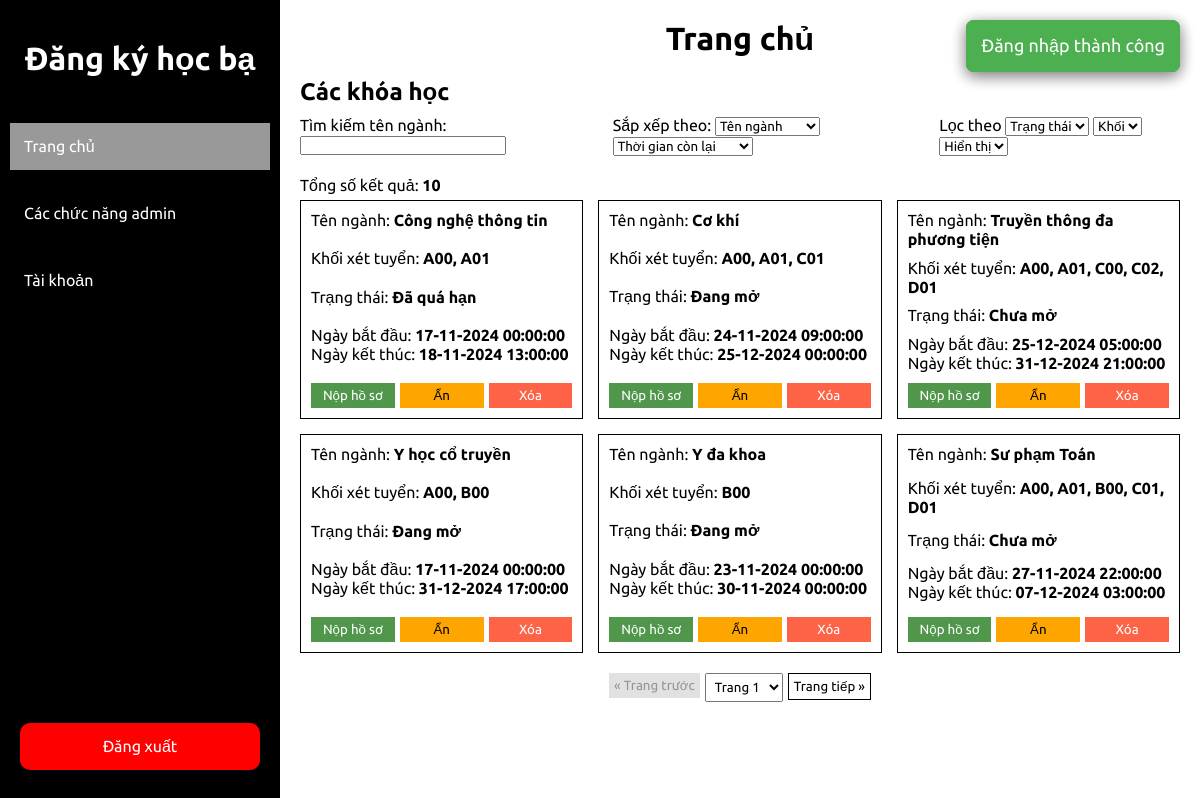
The page /index.php (signed in) on the database as committed earlier.
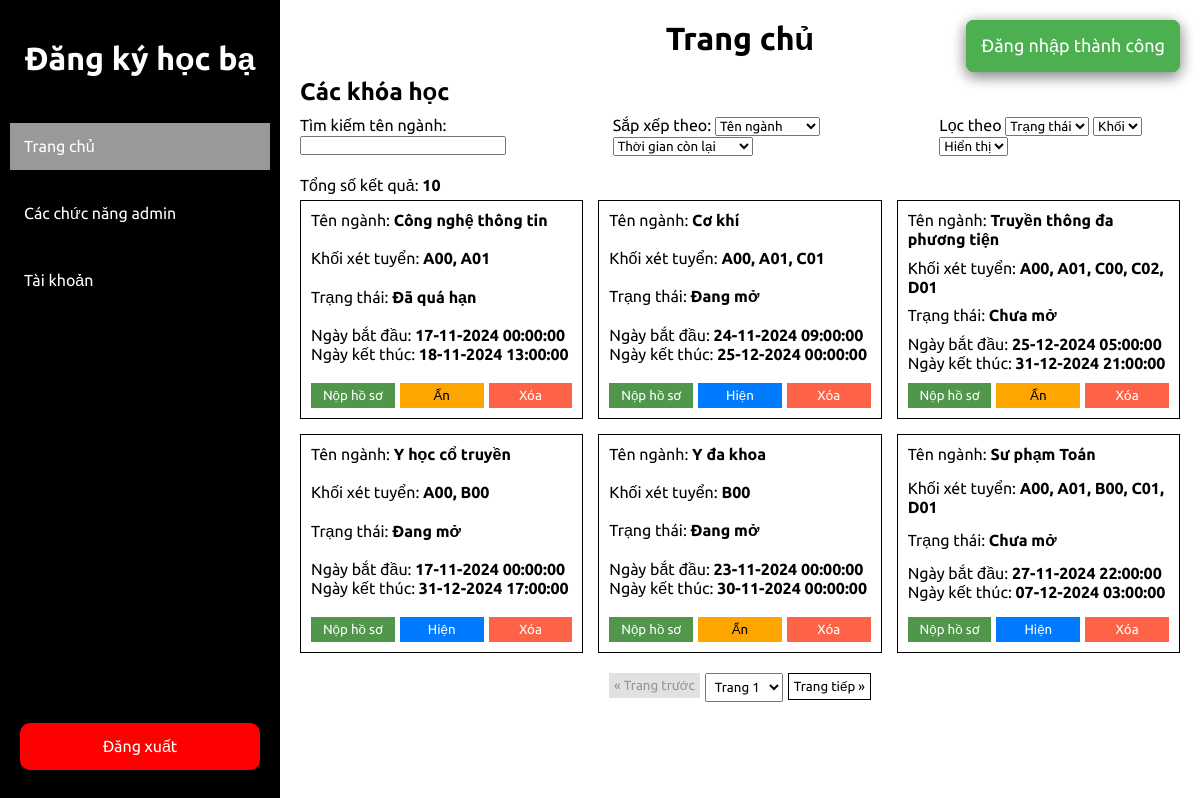
The same page on the database as committed later.
### tables this page shows
CREATE TABLE `majors` (
  `major_id` int(11) NOT NULL,
  `name` varchar(255) NOT NULL,
  `is_shown` tinyint(1) NOT NULL DEFAULT 0,
  `start_date` datetime NOT NULL DEFAULT current_timestamp(),
  `end_date` datetime NOT NULL DEFAULT current_timestamp()
);

### pages/home.php (the view, shortened to what this page needs)
<link rel="stylesheet" href="assets/css/home.css">
<?php
    include_once("config/database.php");
    include_once("includes/pagination.php");
    function initializeQueryOptions(){
        return [
            'search_value' => $_GET['search_value'] ?? '',
            'sort_by_name' => $_GET['sort_by_name'] ?? '',
            'sort_by_time_left' => $_GET['sort_by_time_left'] ?? '',
            'filter_by_status' => $_GET['filter_by_status'] ?? '',
            'filter_by_blocks' => $_GET['filter_by_blocks'] ?? '',
            'filter_by_visibility' => $_GET['filter_by_visibility'] ?? '',
            'filter_by_applied' => $_GET['filter_by_applied'] ?? '',
        ];
    }
    function buildMajorQuery($search_value, $sort_by_name, $sort_by_time_left, $filter_by_status, $filter_by_blocks, $filter_by_visibility, $filter_by_applied){
        $majorQuery = " SELECT m.*, GROUP_CONCAT(DISTINCT b.code ORDER BY b.code ASC SEPARATOR ', ') AS block_names,
                        CASE
                            WHEN m.end_date < NOW() THEN 0
                            ELSE TIMESTAMPDIFF(SECOND, NOW(), m.end_date)
                        END AS time_left,
                        CASE
                            WHEN a.application_id IS NOT NULL THEN 1
                            ELSE 0
                        END AS has_application
                        FROM majors m
                        JOIN major_blocks mb ON m.major_id = mb.major_id
                        JOIN blocks b ON mb.block_id = b.block_id
                        LEFT JOIN applications a ON a.major_id = m.major_id AND a.student_id = {$_SESSION['user_id']}
                        LEFT JOIN major_teachers mt ON mt.major_id = m.major_id
                        WHERE 1=1";
        $majorQuery .= " GROUP BY m.major_id";
        return $majorQuery;
    }
    function fetchMajor($conn, $majorQuery, $itemPerPage, $offset){
        $majorQuery .= " LIMIT $itemPerPage OFFSET $offset";
        $majorResult = mysqli_query($conn, $majorQuery);
        return $majorResult;
    }
    function totalResult($conn, $query){
        $totalResult = mysqli_num_rows(mysqli_query($conn, $query));
        return $totalResult;
    }
    function renderMajorCard($rows) {
        $startDate = new DateTime($rows["start_date"]);
        $endDate = new DateTime($rows["end_date"]);
        $currentDate = new DateTime();
        echo '<div class="card">';
            echo '<div class="major-name">Tên ngành: <span class="info">' . $rows["name"] . '</span></div>';
            echo '<div class="major-blocks">Khối xét tuyển: <span class="info">' . $rows['block_names'] . '</span></div>';
            if ($currentDate < $startDate) {
                $currentState = "Chưa mở";
            } elseif ($currentDate >= $startDate && $currentDate <= $endDate) {
                $currentState = "Đang mở";
            } else {
                $currentState = "Đã quá hạn";
            }
            echo "<div class='major-status'>Trạng thái: <span class='info'>$currentState</span></div>";
            echo '<div class="major-dates">';
                echo '<div class="major-start-date">Ngày bắt đầu: <span class="info">' . $startDate->format("d-m-Y H:i:s") . '</span></div>';
                echo '<div class="major-end-date">Ngày kết thúc: <span class="info">' . $endDate->format("d-m-Y H:i:s") . '</span></div>';
            echo '</div>';
            echo '<div class="bottom-cards-container">';
                $submitProfileAbility = $_SESSION['role'] == 'student' && ($rows["has_application"] == 1 || $currentState != "Đang mở");
                $location = "index.php?page=submit_profile" . '&major_id=' . $rows["major_id"] . '&search_value=' . urlencode($rows["name"]);
                $submitButtonText = (($_SESSION['role'] == 'student' && $rows["has_application"] == 0) || $_SESSION['role'] != 'student') ? "Nộp hồ sơ" : "Đã nộp";
                $submitButtonClass = $submitProfileAbility ? "disabled-button" : "";
                echo "<button type='button'  class='bottom-card-button positive-button $submitButtonClass' onclick=\"window.location.href='$location'\" " . ($submitProfileAbility ? "disabled" : "") . ">$submitButtonText</button>";
                if ($_SESSION["role"] == "admin") {
                    $majorVisibility = $rows["is_shown"] == 0 ? "Hiện" : "Ẩn";
                    $visibilityState = $rows["is_shown"] == 0 ? "is-show-true" : "is-show-false";
                    echo "<button class='bottom-card-button toggle-visibility-button $visibilityState' data-major-id='{$rows["major_id"]}'> $majorVisibility </button>";
                    echo "<button class='bottom-card-button delete-bottom-card-button negative-button' data-major-id='{$rows["major_id"]}'>Xóa</button>";
                } elseif($_SESSION["role"] == "student" && $rows["has_application"] == 1) {
                    echo "<button type='button' class='bottom-card-button neutral-button' onclick=\"window.location.href='$location'\">Xem hồ sơ</button>";
                }
            echo '</div>';
        echo '</div>';
    }
    if ($_SERVER["REQUEST_METHOD"] === "GET"){
        $queryOption = initializeQueryOptions();
        $search_value = $queryOption["search_value"];
        $sort_by_name = $queryOption["sort_by_name"];
        $sort_by_time_left = $queryOption["sort_by_time_left"];
        $filter_by_status = $queryOption["filter_by_status"];
        $filter_by_blocks = $queryOption["filter_by_blocks"];
        $filter_by_visibility = $queryOption["filter_by_visibility"];
        $filter_by_applied = $queryOption["filter_by_applied"];
    }
    $currentPage = isset($_GET['page_index']) && $_GET['page_index'] > 0 ? (int)$_GET['page_index'] : 1;;
    $itemPerPage = 6;
    $offset = ($currentPage - 1) * $itemPerPage;
    $majorQuery = buildMajorQuery($search_value, $sort_by_name, $sort_by_time_left, $filter_by_status, $filter_by_blocks, $filter_by_visibility, $filter_by_applied);
    $majorResult = fetchMajor($conn, $majorQuery, $itemPerPage, $offset);
    $totalResult = totalResult($conn, $majorQuery);
    $totalPages = ceil($totalResult / $itemPerPage);
?>
<main>
    <h1 class="page-title">Trang chủ</h1>
    <form method="GET" class="query-option-form" onchange="this.submit()">
        <h2 class="query-option-title">Các khóa học</h2>
        <div class="query-option-input">
            <div class="search-by">
                <label for="search_value">Tìm kiếm tên ngành: </label>
                <input type="text" name="search_value" value="<?php echo isset($_GET['search_value']) ? $_GET['search_value'] : ''; ?>">
            </div>
            <div class="filter-sort-option">
                <div class="sort-by">
                    <label for="">Sắp xếp theo: </label>
                    <select name="sort_by_name" id="sort-by-name" class="sort-by">
                        <option value="">Tên ngành</option>
                    </select>
                    <select name="sort_by_time_left" id="sort-by-time-left" class="sort-by">
                        <option value="">Thời gian còn lại</option>
                    </select>
                </div>
                <div class="filter-by">
                    <label for="filter_by">Lọc theo</label>
                    <select name="filter_by_status" id="filter-by-status" class="filter-by">
                        <option value="">Trạng thái</option>
                    </select>
                    <select name="filter_by_blocks" id="filter-by-blocks" class="filter-by">
                        <option value="">Khối</option>
                    </select>
                    <?php if ($_SESSION['role'] === 'admin'): ?>
                        <select name="filter_by_visibility" id="filter-by-visibility" class="filter-by">
                            <option value="">Hiển thị</option>
                        </select>
                    <?php endif; ?>
                </div>
            </div>
        </div>
    </form>
    <div class="content">
        <?php if($totalResult > 0): ?>
            <div class='total-result'>Tổng số kết quả: <span class='info'><?php echo $totalResult ?></span></div>
            <div class="cards-container">
                <?php
                    while ($rows = mysqli_fetch_assoc($majorResult)) {
                        renderMajorCard($rows);
                    }
                ?>
            </div>
            <div class='pagination'>
                <?php createPagination($currentPage, $totalPages) ?>
            </div>
        <?php else: ?>
            <h1 class='no-result'>Không tìm thấy kết quả nào</h1>
        <?php endif; ?>
    </div>
    <div class="notifications">
        <?php display_notifications(); ?>
    </div>
</main>

### index.php (shortened to what this page needs)
<?php
    include_once("includes/display_notifications.php");
    if(isset($_GET["page"])){
        $page = $_GET["page"];
    } else {
        $page = "home";
    }
    switch($page){
        case "home":
            $content = "pages/home.php";
            break;
    }
?>
<!DOCTYPE html>
<html lang="en">
<head>
    <link rel="stylesheet" href="assets/css/style.css">
    <link rel="stylesheet" href="assets/css/notification.css">
    <link rel="stylesheet" href="assets/css/navigation.css">
    <link rel="stylesheet" href="assets/css/pagination.css">
    <link href='https://unpkg.com/boxicons@2.1.4/css/boxicons.min.css' rel='stylesheet'>
</head>
<body>
    <div class="container">
        <?php
            include("includes/navigation.php");
            include($content);
        ?>
    </div>
    <div class="notifications">
    </div>
</body>
</html>

### includes/navigation.php (shortened to what this page needs)
<aside class="sidebar">
    <h1 class="logo">Đăng ký học bạ</h1>
    <nav class="navigation">
        <ul class="menu">
            <li class="menu-item <?php echo $page == "home" ? 'active' : '' ?>"><a class="nav-a" href="index.php?page=home">Trang chủ</a></li>
            <?php if (isset($_SESSION['role']) && $_SESSION['role'] === 'admin'): ?>
                <li class="menu-item">
                    <a class="nav-a" href="#">Các chức năng admin</a>
                </li>
            <?php endif; ?>
            <li class="menu-item <?php echo $page == "account_detail" ? 'active' : '' ?>"><a class="nav-a" href="index.php?page=account_detail">Tài khoản</a></li>
        </ul>
        <a href="auth/logout.php" class="nav-a logout-btn">Đăng xuất</a>
    </nav>
</aside>

### includes/pagination.php (shortened to what this page needs)
<?php
    function createPaginationButton($currentPage, $totalPages, $buttonType){
        echo "<form action='" . $_SERVER['PHP_SELF'] . "' method='get'>";
            if ($buttonType == "prev"){
                $pageValue = $currentPage - 1;
                $buttonCondition = $currentPage > 1;
                $buttonText = "&laquo; Trang trước";
            } elseif ($buttonType == "next"){
                $pageValue = $currentPage + 1;
                $buttonCondition = $currentPage < $totalPages;
                $buttonText = "Trang tiếp &raquo;";
            }
            if ($buttonType == "dropdown"){
                echo "<select class='pagination-select' onchange='this.form.submit()' name='page_index'>";
                    for ($i = 1; $i <= $totalPages; $i++) {
                        $selected = ($i == $currentPage) ? 'selected' : '';
                        echo "<option value='$i' $selected>Trang $i</option>";
                    }
                echo "</select>";
            } else {
                $buttonClass =  $buttonCondition ? "neutral-button" : "disabled-button";
                $buttonDisabled = !$buttonCondition ? "disabled" : "";
                $buttonTypeName = $buttonCondition ? "type='submit'" : "";
                echo "<button $buttonTypeName name='page_index' value='$pageValue' class='$buttonClass' $buttonDisabled>$buttonText</button>";
            }
        echo "</form>";
    }
    function createPagination($currentPage, $totalPages){
        createPaginationButton($currentPage, $totalPages, "prev");
        createPaginationButton($currentPage, $totalPages, "dropdown");
    }
?>

### includes/display_notifications.php (shortened to what this page needs)
<?php
    function display_notifications() {
        if (isset($_SESSION['notifications']) && count($_SESSION['notifications']) > 0) {
            $currentTime = time();
            foreach ($_SESSION['notifications'] as $key => $notification) {
                if ($currentTime < $notification['expireTime']) {
                    $message = htmlspecialchars($notification['message'], ENT_QUOTES, 'UTF-8');
                    $type = htmlspecialchars($notification['type'], ENT_QUOTES, 'UTF-8');
                    $timeout = intval($notification['timeout']);
                    echo "<div class='notification {$type}' data-timeout='{$timeout}'>
                            <span>{$message}</span>
                        </div>";
                } else {
                    unset($_SESSION['notifications'][$key]);
                }
            }
        }
    }
?>

### assets/css/style.css (style rules this page uses)
* { margin: 0; padding: 0; box-sizing: border-box; font-family: "Ubuntu", sans-serif; }
.container { display: flex; min-width: 100vw; min-height: 100vh; flex-grow: 1; }
main { flex-grow: 1; margin-left: 280px; padding: 20px; }
.page-title { text-align: center; }
.negative-button { border: none; color: white; background-color: tomato; }
.positive-button { border: none; color: white; background-color: #50974b; }
.neutral-button { border: 1px solid black; background-color: white; color: black; }
.disabled-button, .disabled-button:hover { border: none; background-color: #8080803c; color: #00000057; }
button { padding: 5px; }
.cards-container { display: grid; grid-template-columns: repeat(3, 1fr); grid-template-rows: repeat(2, 1fr); gap: 15px; }
.card { width: auto; height: auto; background-color: white; border: 1px solid black; display: flex; flex-direction: column; justify-content: space-between; gap: 10px; transition: transform 0.3s ease; padding: 10px; }
.bottom-cards-container { display: flex; justify-content: space-between; gap: 5px; }
.bottom-card-button { flex: 1; }
.info { font-weight: bold; }
.query-option-form { width: 100%; display: flex; flex-direction: column; gap: 10px; margin: 20px 0px; }
.query-option-input { display: flex; justify-content: space-between; }
.filter-sort-option { display: flex; justify-content: space-between; gap: 20px; }
.total-result { margin-bottom: 5px; }

### assets/css/notification.css (style rules this page uses)
.notifications { position: fixed; top: 20px; right: 20px; display: flex; flex-direction: column; z-index: 9999; }
.notification { display: none; padding: 15px; margin-bottom: 10px; border-radius: 5px; background-color: #444; color: white; font-size: 18px; opacity: 0; transition: opacity 0.5s ease-in-out, transform 0.5s ease-in-out; box-shadow: 0 4px 15px rgba(0, 0, 0, 0.3); border-radius: 8px; }
.notification.show { display: block; opacity: 1; transform: translateY(0); animation: fadeIn 1s ease-in-out; }
.notification.success { background-color: #4CAF50; }

### assets/css/navigation.css (style rules this page uses)
.sidebar { display: flex; flex-direction: column; background-color: black; height: 100vh; min-width: 280px; position: fixed; }
.logo { color: white; font-size: xx-large; margin: 40px 20px; text-align: center; }
.menu { display: flex; flex-direction: column; flex-grow: 1; gap: 10px }
.menu, .submenu { list-style: none; }
.menu-item { position: relative; padding: 5px 10px; }
.nav-a { display: block; padding: 14px; text-decoration: none; color: white; background-color: black; }
.nav-a:hover, .menu-item.active .nav-a { background-color: rgba(255, 255, 255, 0.6); }
.logout-btn { position: absolute; bottom: 30px; left: 20px; right: 20px; padding: 14px; text-align: center; background-color: red; color: white; border-radius: 10px; text-decoration: none; }

### assets/css/pagination.css (style rules this page uses)
.pagination { margin-top: 20px; display: flex; justify-content: center; gap: 5px; }
.pagination-select { padding: 5px; overflow-y: auto; }

### assets/css/home.css (style rules this page uses)
.toggle-visibility-button.is-show-true { border: none; background-color: #007bff; color: white; }
.toggle-visibility-button.is-show-false { border: none; background-color: #FFA500; color: black; }

Rows that differ between the two databases and show on the page:
changed majors "Cơ khí": is_shown "Ẩn" → "Hiện"
changed majors "Y học cổ truyền": is_shown "Ẩn" → "Hiện"
changed majors "Sư phạm Toán": is_shown "Ẩn" → "Hiện"
